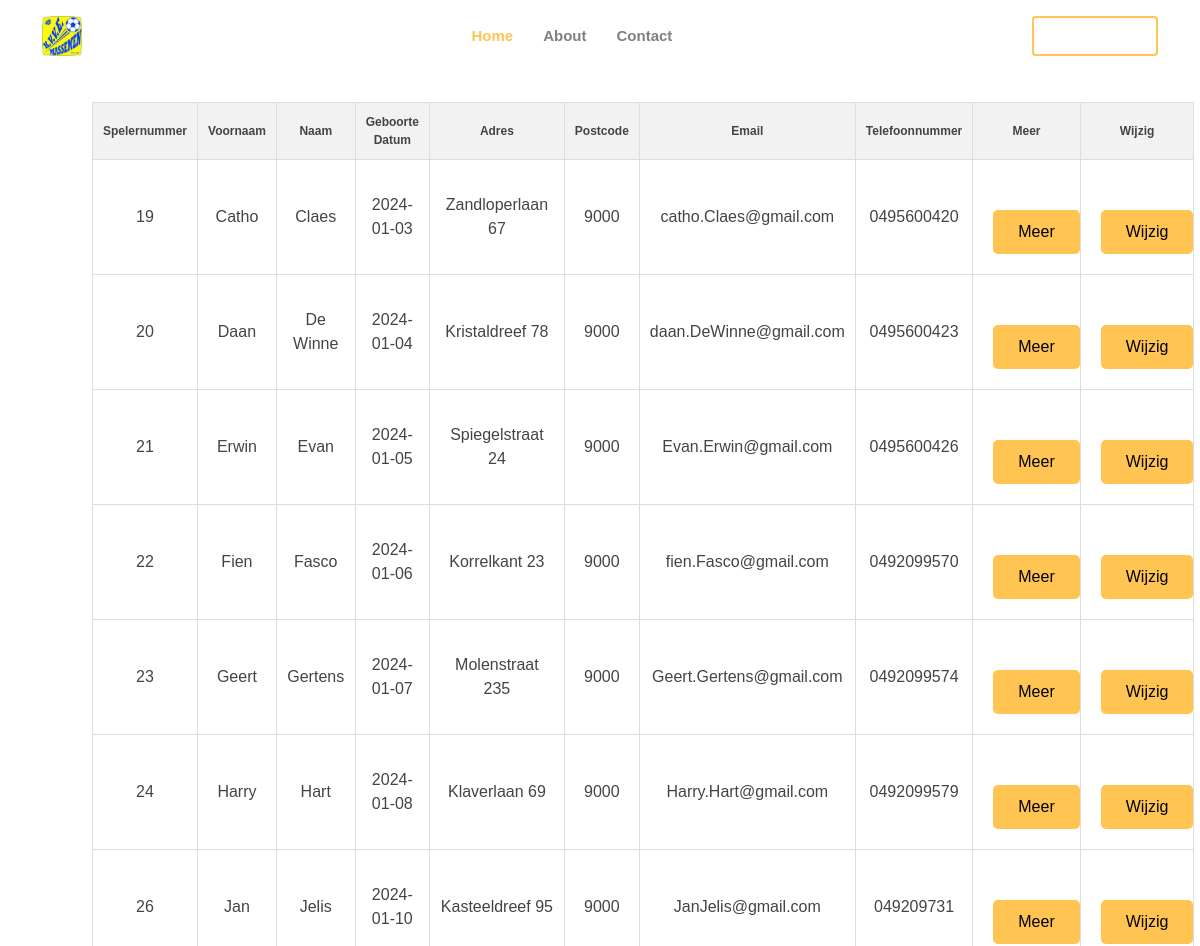
Page /Gp_02/Gp/overzichtspelers.php (upper part) on the earlier database version.
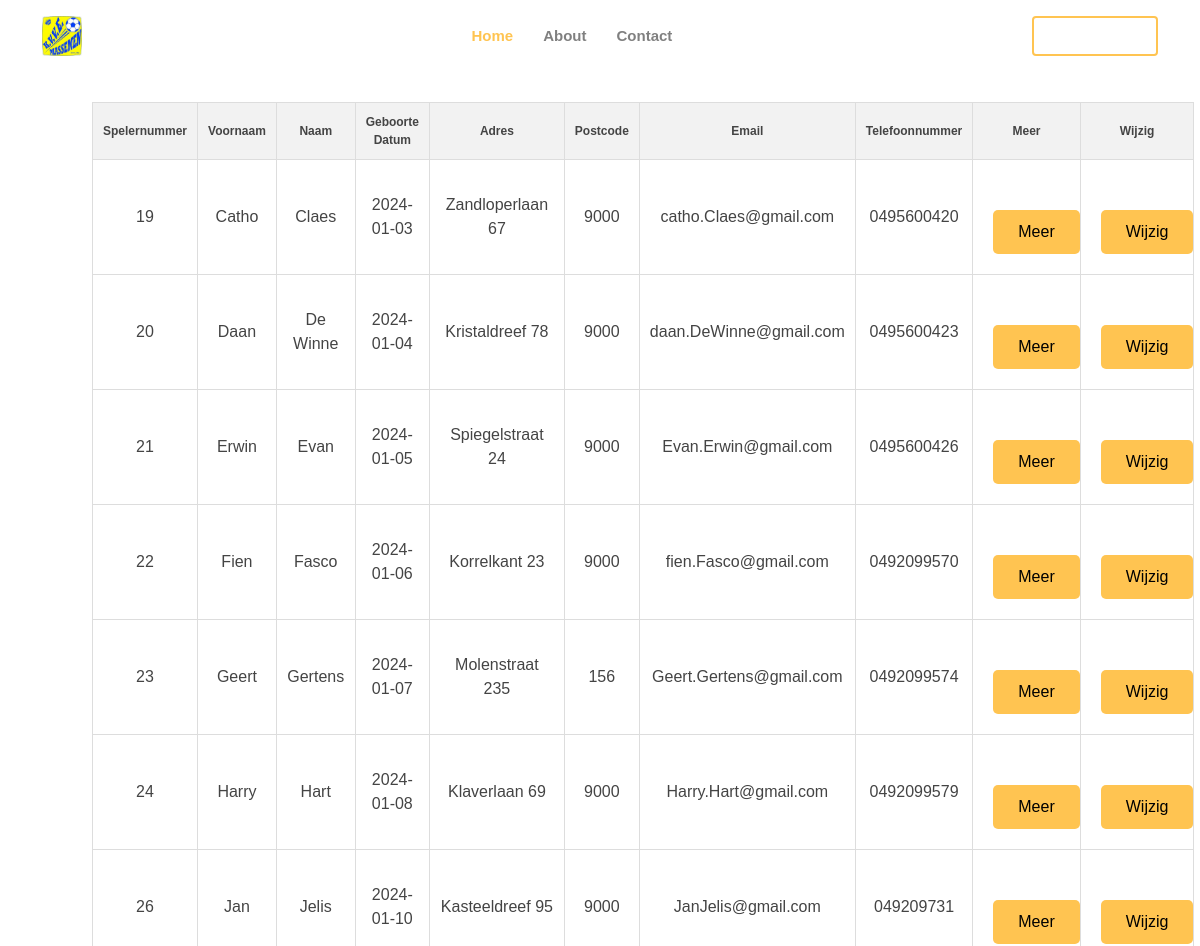
Same page on the later database version.
### tables this page shows
CREATE TABLE `tblspelers` (
  `spelernr` int(11) NOT NULL,
  `naam` text NOT NULL,
  `voornaam` text NOT NULL,
  `geboortedatum` date DEFAULT NULL,
  `adres_speler` text,
  `postcode_speler` int(11) DEFAULT NULL,
  `email` text,
  `telefoonnummer_speler` text,
  `adres_moeder` text,
  `postcode_moeder` int(11) DEFAULT NULL,
  `email_moeder` text,
  `telefoonnummer_moeder` text,
  `adres_vader` text,
  `postcode_vader` int(11) DEFAULT NULL,
  `email_vader` text,
  `telefoonnummer_vader` text,
  `wie_eerst_te_verwittigen` text,
  `medische_toelichting` text,
  `bondsnummer` int(11) DEFAULT NULL,
  `toelichting` text,
  `acteif` tinyint(1) DEFAULT NULL
);

### Gp_02/Gp/overzichtspelers.php (the view, shortened to what this page needs)
<!DOCTYPE html>
<html lang="en">
<head>
  <link href="assets/vendor/aos/aos.css" rel="stylesheet">
  <link href="assets/vendor/bootstrap/css/bootstrap.min.css" rel="stylesheet">
  <link href="assets/vendor/bootstrap-icons/bootstrap-icons.css" rel="stylesheet">
  <link href="assets/vendor/boxicons/css/boxicons.min.css" rel="stylesheet">
  <link href="assets/vendor/glightbox/css/glightbox.min.css" rel="stylesheet">
  <link href="assets/vendor/remixicon/remixicon.css" rel="stylesheet">
  <link href="assets/vendor/swiper/swiper-bundle.min.css" rel="stylesheet">
  <link href="assets/css/style.css" rel="stylesheet">
  <link href="assets/css/styleoverzicht.css" rel="stylesheet">
</head>
<body>
<header id="header" class="fixed-top ">
    <div class="container d-flex align-items-center justify-content-lg-between">
      <h1 class="logo me-auto me-lg-0"><a href="index.php"><img src="assets/img/favicon.jpg"></a></h1>
      <nav id="navbar" class="navbar order-last order-lg-0">
        <ul>
          <li><a class="nav-link scrollto active" href="index.php">Home</a></li>
          <li><a class="nav-link scrollto" href="about.php">About</a></li>
          <li><a class="nav-link scrollto" href="contact.php">Contact</a></li>
        </ul>
      </nav>
      <a href="aangemeld.php" class="get-started-btn scrollto">Admin Only</a>
    </div>
  </header>
  <main id="main">
    <div class="container">
    <p><br><br><br></p>
  <?php
    $mysqli= new MySQLi ("localhost","root","","voetbalclubphp");
    if(mysqli_connect_errno()) {trigger_error('Fout bij verbinding: '.$mysqli->error); }
    else{
        $sql= "SELECT * from tblspelers";
        if($stmt = $mysqli->prepare($sql)){
            if(!$stmt->execute()){
                echo "Het uitvoeren van de query is mislukt: '.$stmt->error.' in query: ".$sql;
            }else{
                $stmt->bind_result($spelersnr,$naam,$voornaam,$datum,$adres1,$postcode1,$email1,$tel1,$adres2,$postcode2,$email2, $tel2, $adres3, $postcode3, $email3,$tel3, $contactfirst,  $medische_toelichting,$bondsnummer, $toelichting);
                echo "<div><table border='1' style='margin-left: 50px'> <tr><th>Spelernummer</th><th>Voornaam</th><th>Naam</th><th>Geboorte Datum</th><th>Adres</th><th>Postcode</th><th>Email</th><th>Telefoonnummer</th><th>Meer</th><th>Wijzig</th>
                </tr>";
                while ($stmt->fetch()) {
                  $id = $spelersnr;
                    echo "<tr><td>" . $spelersnr . "</td><td>" . $voornaam . "</td><td>" . $naam . "</td><td>" . $datum . "</td><td>" . $adres1 . "</td><td>" . $postcode1 . "</td><td>" . $email1 . "</td><td>" . $tel1 . "</td><td style='text-align: center;'>";
                    ?>
                    <form name='form1' method='post' action='meer_info.php?actiemeerinfo&spelerid=<?php echo $id;?>'><input style="margin: 10px;" type='submit' name='Meer' id='Meer' value='Meer'></form>
                    <?php echo "</td><td tyle='text-align: center;'>";
                    ?>
                      <form name='form1' method='post' action='updatepage.php?actieverander&spelerid=<?php echo $id;?>'><input style="margin: 10px;"type='submit' name='update' id='update' value='Wijzig'></form>
                    <?php echo "</td></tr>";
                }
                echo "</table></div>";
        }
    }
  }
?>
</div>
</main>
</body>
</html>

### Gp_02/Gp/assets/css/style.css (style rules this page uses)
body { font-family: "Open Sans", sans-serif; color: #444444; }
a { color: #ffc451; text-decoration: none; }
h1, h2, h3, h4, h5, h6 { font-family: "Raleway", sans-serif; }
#header { transition: all 0.5s; z-index: 997; padding: 15px 0; }
#header .logo { font-size: 32px; margin: 0; padding: 0; line-height: 1; font-weight: 700; letter-spacing: 2px; text-transform: uppercase; }
#header .logo a { color: #fff; }
#header .logo img { max-height: 40px; }
.get-started-btn { color: #fff; border-radius: 4px; padding: 7px 25px 8px 25px; white-space: nowrap; transition: 0.3s; font-size: 14px; display: inline-block; border: 2px solid #ffc451; }
.navbar { padding: 0; }
.navbar ul { margin: 0; padding: 0; display: flex; list-style: none; align-items: center; }
.navbar li { position: relative; }
.navbar a, .navbar a:focus { display: flex; align-items: center; justify-content: space-between; padding: 10px 0 10px 30px; font-size: 15px; font-weight: 600; color: gray; white-space: nowrap; transition: 0.3s; }
.navbar a:hover, .navbar .active, .navbar .active:focus, .navbar li:hover>a { color: #ffc451; }

### Gp_02/Gp/assets/css/styleoverzicht.css (style rules this page uses)
body { font-family: Arial, sans-serif; }
form { max-width: 800px; margin: 0 ; margin-top: 30px; }
table { align-items: center; width: 80%; border-collapse: collapse; margin-bottom: 20px; margin-top: 30px }
th, td { padding: 10px; border: 1px solid #ddd; text-align: center; margin-top:30px; }
th { background-color: #f2f2f2; font-size: 12px; }
input, textarea { width: 95%; margin-bottom: 10px; padding: 8px; }
input[type="submit"] { background-color: #ffc451; color: black; padding: 10px 15px; border: none; border-radius: 5px; cursor: pointer; align-items: center; width: 100% }

Differences in the rows shown:
changed tblspelers "Geert": postcode_speler "9000" → "156"
